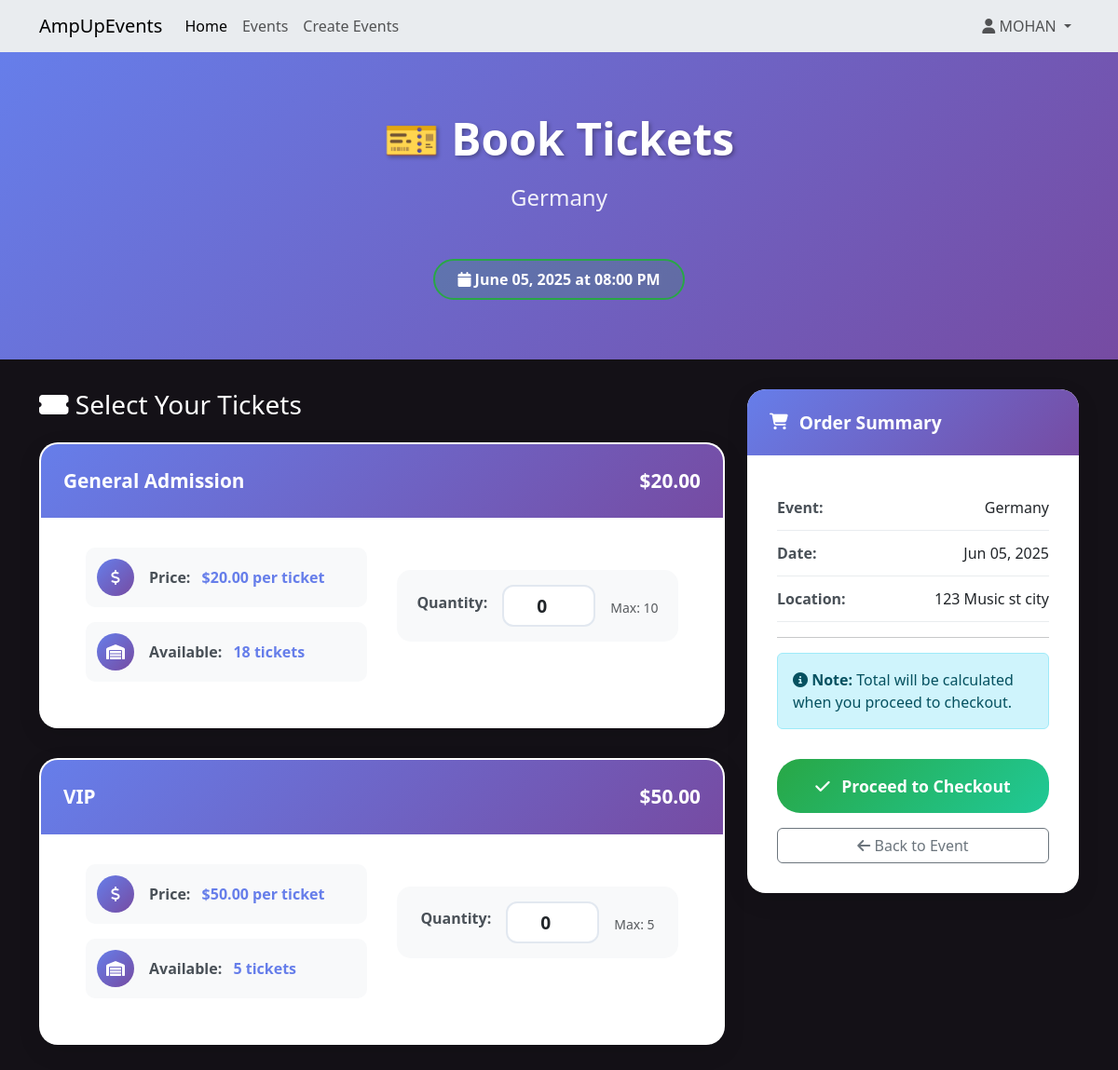
Page /events/2/book (signed in) on the committed database.
### website/models.py (models this page shows, shortened)
class User(db.Model, UserMixin):
    __tablename__ = 'users'
    id = db.Column(db.Integer, primary_key=True)  # Unique identifier for the user.
    firstName = db.Column(db.String(100), index=True, unique=False, nullable=False)  # User's first name, indexed for faster searches
    surname = db.Column(db.String(100), index=True, unique=False, nullable=False)  # User's surname, indexed
    email = db.Column(db.String(100), index=True, nullable=False, unique=True)  # User's email, must be unique
    mobileNumber = db.Column(db.String(15), index=True, nullable=False, unique=True)  # User's mobile number, must be unique
    streetAddress = db.Column(db.String(150), index=True, nullable=False)  # User's street address
    password_hash = db.Column(db.String(255), nullable=False)  # Hashed password for security
    role = db.Column(db.String(20), default='attendee')  # User role, defaults to 'attendee' (e.g., 'creator', 'admin')
    created_at = db.Column(db.DateTime, default=datetime.now)  # Timestamp for when the user was created
    updated_at = db.Column(db.DateTime, default=datetime.now, onupdate=datetime.now)  # Timestamp for the last update
    comments = db.relationship('Comment', backref='user', lazy='dynamic') # lazy='dynamic': https://docs.sqlalchemy.org/en/20/orm/queryguide/relationships.html
    bookings = db.relationship('Booking', backref='user', lazy='dynamic')
    events_created = db.relationship('Event', foreign_keys='Event.created_by', backref='creator_user', lazy='dynamic')

class Event(db.Model):
    __tablename__ = 'events'
    id = db.Column(db.Integer, primary_key=True)  # Unique identifier for the event
    name = db.Column(db.String(120), index=True, nullable=False)  # Event name
    description = db.Column(db.Text, nullable=True)  # Optional detailed description of the event
    image_filename = db.Column(db.String(255), nullable=True)  # Filename of the event's image
    start_datetime = db.Column(db.DateTime, nullable=False)  # Combined start date and time for the event
    location = db.Column(db.String(100), nullable=False)  # General location of the event
    venue = db.Column(db.String(100), nullable=True)  # Specific venue name, optional
    genre_id = db.Column(db.Integer, db.ForeignKey('genres.id'), nullable=False)  # Reference to Genre table
    artist_info = db.Column(db.Text, nullable=True) # Information about the artist(s)
    status = db.Column(db.String(20), default='Open', nullable=False)  # Current status of the event (e.g., Open, Cancelled)
    age_limit = db.Column(db.Integer, nullable=True)
    length = db.Column(db.String(50), nullable=True)
    policies = db.Column(db.Text, nullable=True)
    facebook = db.Column(db.String(255), nullable=True)
    instagram = db.Column(db.String(255), nullable=True)
    twitter = db.Column(db.String(255), nullable=True)
    created_at = db.Column(db.DateTime, default=datetime.now)
    updated_at = db.Column(db.DateTime, default=datetime.now, onupdate=datetime.now)
    created_by = db.Column(db.Integer, db.ForeignKey('users.id'), nullable=False)
    ticket_types = db.relationship('ticket_type', backref='event', lazy='dynamic', cascade="all, delete-orphan") # cascade="all, delete-orphan": https://docs.sqlalchemy.org/en/20/orm/cascades.html
    comments = db.relationship('Comment', backref='event', lazy='dynamic', cascade="all, delete-orphan")
    bookings = db.relationship('Booking', backref='event', lazy='dynamic', cascade="all, delete-orphan")
    @property
    def current_status(self):
        if self.status == 'Cancelled':
            return 'Cancelled'
        if self.status == 'Completed':
            return 'Completed'
        if self.start_datetime and self.start_datetime < datetime.now():
            return 'Inactive'
        if self.ticket_types:
            total_available = sum(ticket.quantity_available for ticket in self.ticket_types)
            if total_available == 0:
                return 'Sold Out'
        return 'Open'

class ticket_type(db.Model):
    __tablename__ = 'ticket_type'
    id = db.Column(db.Integer, primary_key=True)  # Unique identifier for the ticket type
    event_id = db.Column(db.Integer, db.ForeignKey('events.id'), nullable=False)  # Foreign key linking to the Event
    type_name = db.Column(db.String(100), nullable=False)  # Name of the ticket type (e.g., General, VIP)
    description = db.Column(db.Text, nullable=True) # Optional description for this ticket type
    price = db.Column(db.Float, nullable=False)  # Price of the ticket
    quantity_available = db.Column(db.Integer, nullable=False)  # Number of tickets available for this type
    created_at = db.Column(db.DateTime, default=datetime.now)  # Creation timestamp
    updated_at = db.Column(db.DateTime, default=datetime.now, onupdate=datetime.now)  # Last update timestam

### website/events.py (the view, shortened to what this page needs)
@eventbp.route('/<int:id>/book', methods=['GET', 'POST'])
@login_required
def book_tickets(id):
    event = db.session.query(Event).filter_by(id=id).first_or_404()
    form = BookingForm()
    if event.current_status in ['Cancelled', 'Sold Out', 'Completed', 'Inactive']:
        flash(f"Sorry, this event is {event.current_status.lower()} and not available for booking.", "warning")
        return redirect(url_for('event.details', id=id))
    ticket_types = event.ticket_types.filter(ticket_type.quantity_available > 0).all()
    if not ticket_types:
        flash("Sorry, there are no tickets available for this event.", "warning")
        return redirect(url_for('event.details', id=id))
    return render_template('events/bookTickets.html', event=event, ticket_types=ticket_types, form=form)

### website/forms.py
class BookingForm(FlaskForm):
    submit = SubmitField('Proceed to Checkout')

### website/templates/events/bookTickets.html (shortened to what this page needs)
{% extends 'base.html' %}
{% block head %}
<link rel="stylesheet" href="{{ url_for('static', filename='style/bookTickets.css') }}">
{% endblock %}
{% block content %}
<div class="booking-hero">
    <div class="container">
        <div class="text-center">
            <h1 class="hero-title">🎫 Book Tickets</h1>
            <p class="hero-subtitle">{{ event.name }}</p>
            <div class="status-badge status-open">
                <i class="fas fa-calendar"></i> {{ event.start_datetime.strftime('%B %d, %Y at %I:%M %p') }}
            </div>
        </div>
    </div>
</div>
<div class="container">
            <form method="POST" id="booking-form">
        <div class="row">
            <div class="col-lg-8">
                <h3 class="mb-4 color-white"><i class="fas fa-ticket-alt"></i> Select Your Tickets</h3>
                {% for ticket in ticket_types %}
                <div class="ticket-selection-card">
                    <div class="ticket-type-header">
                        {{ ticket.type_name }}
                        <span class="float-end">${{ "%.2f"|format(ticket.price) }}</span>
                    </div>
                    <div class="row">
                        <div class="col-md-6">
                            <div class="detail-item">
                                <div class="detail-icon">
                                    <i class="fas fa-dollar-sign"></i>
                                </div>
                                <div>
                                    <span class="detail-label">Price:</span>
                                    <span class="detail-value">${{ "%.2f"|format(ticket.price) }} per ticket</span>
                                </div>
                            </div>
                            <div class="detail-item">
                                <div class="detail-icon">
                                    <i class="fas fa-warehouse"></i>
                                </div>
                                <div>
                                    <span class="detail-label">Available:</span>
                                    <span class="detail-value">{{ ticket.quantity_available }} tickets</span>
                                </div>
                            </div>
                        </div>
                        <div class="col-md-6">
                            <div class="quantity-selector">
                                <label for="quantity_{{ ticket.id }}" class="form-label">Quantity:</label>
                                <input type="number"
                                       id="quantity_{{ ticket.id }}"
                                       name="quantity_{{ ticket.id }}"
                                       class="form-control qty-input"
                                       value="0"
                                       min="0"
                                       max="{{ [ticket.quantity_available, 10]|min }}"
                                       style="width: 100px; display: inline-block;">
                                <small class="form-text text-muted">Max: {{ [ticket.quantity_available, 10]|min }}</small>
                            </div>
                        </div>
                    </div>
                </div>
                {% endfor %}
            </div>
            <div class="col-lg-4">
                <div class="content-card sticky-top" style="top: 2rem;">
                    <div class="content-card-header">
                        <h5><i class="fas fa-shopping-cart"></i> Order Summary</h5>
                    </div>
                    <div class="content-card-body">
                        <div class="summary-item">
                            <strong>Event:</strong> {{ event.name }}
                        </div>
                        <div class="summary-item">
                            <strong>Date:</strong> {{ event.start_datetime.strftime('%b %d, %Y') }}
                        </div>
                        <div class="summary-item">
                            <strong>Location:</strong> {{ event.location }}
                        </div>
                        <hr>
                        <div class="alert alert-info">
                            <i class="fas fa-info-circle"></i>
                            <strong>Note:</strong> Total will be calculated when you proceed to checkout.
                        </div>
                        <button type="submit" class="btn-proceed">
                            <i class="fas fa-check"></i> Proceed to Checkout
                        </button>
                        <div class="mt-3">
                            <a href="{{ url_for('event.details', id=event.id) }}" class="btn btn-outline-secondary w-100">
                                <i class="fas fa-arrow-left"></i> Back to Event
                            </a>
                        </div>
                    </div>
                </div>
            </div>
        </div>
    </form>
</div>
{% endblock %}

### website/templates/base.html (shortened to what this page needs)
<html>
<head>
    <link href="https://cdn.jsdelivr.net/npm/bootstrap@5.3.2/dist/css/bootstrap.min.css" rel="stylesheet"
>
    <link rel="stylesheet" href="https://cdnjs.cloudflare.com/ajax/libs/font-awesome/6.4.0/css/all.min.css">
    {% block head %}
    {% endblock %}
</head>
<body style="background-color: #141117;">
    <header>
        <nav class="navbar navbar-expand-lg navbar-light bg-body-secondary">
            <div class="container">
                <a class="navbar-brand" href="/">AmpUpEvents</a>
                <div class="collapse navbar-collapse" id="navbarSupportedContent">
                    <div class="navbar-nav me-auto">
                        <a class="nav-item nav-link active" aria-current="page" href="/">Home</a>
                        <a class="nav-item nav-link" href="{{ url_for('event.allevents') }}">Events</a>
                        {% if current_user.is_authenticated %}
                            <a class="nav-item nav-link" href="{{ url_for('event.create') }}">Create Events</a>
                        {% endif %}
                    </div>
                    <div class="navbar-nav ms-auto">
                        {% if current_user.is_authenticated %}
                        <div class="nav-item dropdown">
                            <a class="nav-link dropdown-toggle" href="#" role="button" data-bs-toggle="dropdown" aria-expanded="false">
                                <i class="fas fa-user"></i> {{current_user.firstName}}
                            </a>
                        </div>
                        {% else %}
                        <a class="nav-item nav-link me-3" href="{{ url_for('auth.register') }}">Register</a>
                        <a class="nav-item nav-link" href="{{ url_for('auth.login') }}">Login</a>
                        {% endif %}
                    </div>
                </div>
            </div>
        </nav>
    </header>
    {% block content %}
    {% endblock %}
</body>
</html>

### website/static/style/bookTickets.css (style rules this page uses)
.content-card { border: none; border-radius: 20px; box-shadow: 0 8px 25px rgba(0, 0, 0, 0.1); overflow: hidden; margin-bottom: 2rem; background: white; transition: transform 0.3s ease; }
.content-card-header { background: linear-gradient(135deg, #667eea, #764ba2); color: white; padding: 1.5rem; border: none; }
.content-card-header h5 { margin: 0; font-weight: 700; font-size: 1.2rem; display: flex; align-items: center; }
.content-card-header i { margin-right: 0.75rem; font-size: 1.1rem; }
.content-card-body { padding: 2rem; }
.color-white { color: #FFFFFF !important; }
.booking-hero { background: linear-gradient(135deg, #667eea 0%, #764ba2 100%); color: white; padding: 4rem 0; margin-bottom: 2rem; text-align: center; }
.hero-title { font-size: 3rem; font-weight: 700; margin-bottom: 1rem; text-shadow: 2px 2px 4px rgba(0, 0, 0, 0.3); }
.hero-subtitle { font-size: 1.5rem; margin-bottom: 2rem; opacity: 0.9; }
.status-badge { display: inline-block; padding: 0.5rem 1.5rem; border-radius: 25px; font-weight: 600; margin-top: 1rem; }
.status-open { background: rgba(40, 167, 69, 0.2); border: 2px solid #28a745; color: #fff; }
.ticket-selection-card { background: white; border-radius: 20px; padding: 0; margin-bottom: 2rem; box-shadow: 0 8px 25px rgba(0, 0, 0, 0.1); border: 2px solid transparent; transition: all 0.3s ease; overflow: hidden; }
.ticket-type-header { background: linear-gradient(135deg, #667eea, #764ba2); color: white; padding: 1.5rem; font-weight: 700; font-size: 1.3rem; display: flex; justify-content: space-between; align-items: center; }
.detail-item { display: flex; align-items: center; margin-bottom: 1rem; padding: 0.75rem; background: #f8f9fa; border-radius: 10px; }
.detail-icon { background: linear-gradient(135deg, #667eea, #764ba2); color: white; width: 40px; height: 40px; border-radius: 50%; display: flex; align-items: center; justify-content: center; margin-right: 1rem; flex-shrink: 0; }
.detail-label { font-weight: 600; color: #495057; margin-right: 0.5rem; }
.detail-value { color: #667eea; font-weight: 700; }
.quantity-selector { display: flex; align-items: center; justify-content: center; gap: 1rem; margin: 1.5rem 0; padding: 1rem; background: #f8f9fa; border-radius: 15px; }
.qty-input { border: 2px solid #e2e8f0; border-radius: 12px; width: 90px; height: 45px; text-align: center; font-weight: 700; font-size: 1.2rem; padding: 0; background: white; transition: border-color 0.3s ease; }
.summary-item { padding: 0.75rem 0; border-bottom: 1px solid #e9ecef; display: flex; justify-content: space-between; align-items: center; }
.summary-item strong { color: #495057; }
.btn-proceed { background: linear-gradient(135deg, #28a745, #20c997); border: none; border-radius: 25px; padding: 1rem 2rem; font-weight: 700; color: white; font-size: 1.1rem; transition: all 0.3s ease; width: 100%; margin-top: 1rem; cursor: pointer; }
.btn-proceed i { margin-right: 0.5rem; }
.ticket-selection-card .row { margin: 0; padding: 2rem; }
.ticket-selection-card .col-md-6 { padding: 0 1rem; }
.form-label { font-weight: 600; color: #495057; margin-bottom: 0.5rem; }
.sticky-top { position: sticky; top: 2rem; z-index: 1020; }

### rows in the picture
User: firstName "MOHAN"
Event: name "Germany", start_datetime "June 05, 2025 at 08:00 PM", start_datetime "Jun 05, 2025", location "123 Music st city"
ticket_type: type_name "General Admission", price "20.00", quantity_available "18", id "0", quantity_available "10"
ticket_type: type_name "VIP", price "50.00", quantity_available "5", id "0"
